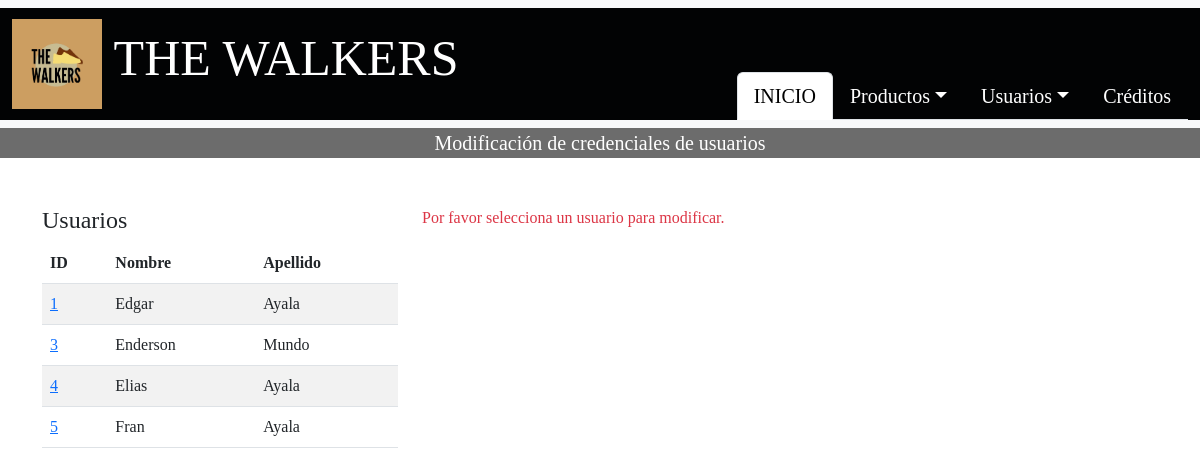
Page /Administrador/admin/CRUD_USUARIOS/modificar_usuarios.php (signed in) on the earlier database version.
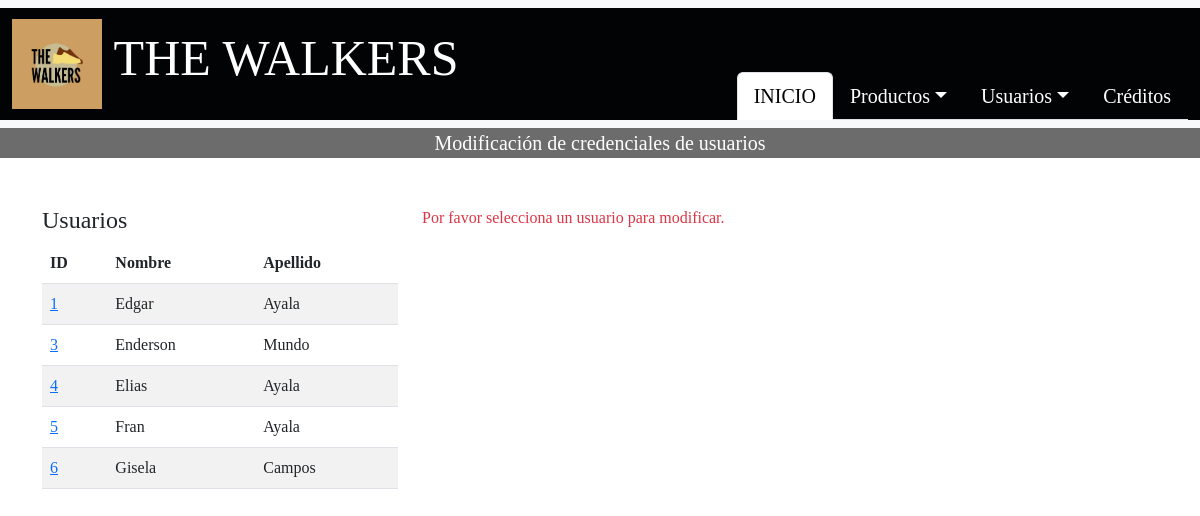
Same page on the later database version.
### tables this page shows
CREATE TABLE `usuario` (
  `cod_usuario` int(11) NOT NULL,
  `primer_nombre` varchar(50) NOT NULL,
  `primer_apellido` varchar(50) NOT NULL,
  `tipo_usuario` varchar(50) NOT NULL,
  `telefono_usuario` int(8) NOT NULL,
  `correo_usuario` varchar(100) NOT NULL,
  `nick_name` varchar(50) NOT NULL,
  `contraseña` varchar(20) NOT NULL
);

### Administrador/admin/CRUD_USUARIOS/modificar_usuarios.php (the view, shortened to what the changed rows need)
<?php
include '../../conexionBD.php';
$query_usuarios = "SELECT cod_usuario, primer_nombre, primer_apellido FROM usuario";
$result_usuarios = $conn->query($query_usuarios);
?>
<!DOCTYPE html>
<html lang="es">
<head>
    <link href="https://cdn.jsdelivr.net/npm/bootstrap@5.3.0/dist/css/bootstrap.min.css" rel="stylesheet">
</head>
<body style="font-family: 'Franklin Gothic Medium', 'cursive';">
    <div class="container mt-5">
        <div class="row">
            <div class="col-md-4 mb-4">
                <table class="table table-striped">
                    <thead>
                        <tr>
                            <th>ID</th>
                            <th>Nombre</th>
                            <th>Apellido</th>
                        </tr>
                    </thead>
                    <tbody>
                        <?php while ($row = $result_usuarios->fetch_assoc()) { ?>
                        <tr>
                            <td><a href="?cod_usuario=<?php echo $row['cod_usuario']; ?>"><?php echo $row['cod_usuario']; ?></a></td>
                            <td><?php echo $row['primer_nombre']; ?></td>
                            <td><?php echo $row['primer_apellido']; ?></td>
                        </tr>
                        <?php } ?>
                    </tbody>
                </table>
            </div>
        </div>
    </div>
</body>
</html>

Differences in the rows shown:
added usuario: cod_usuario "6", primer_nombre "Gisela", primer_apellido "Campos"
